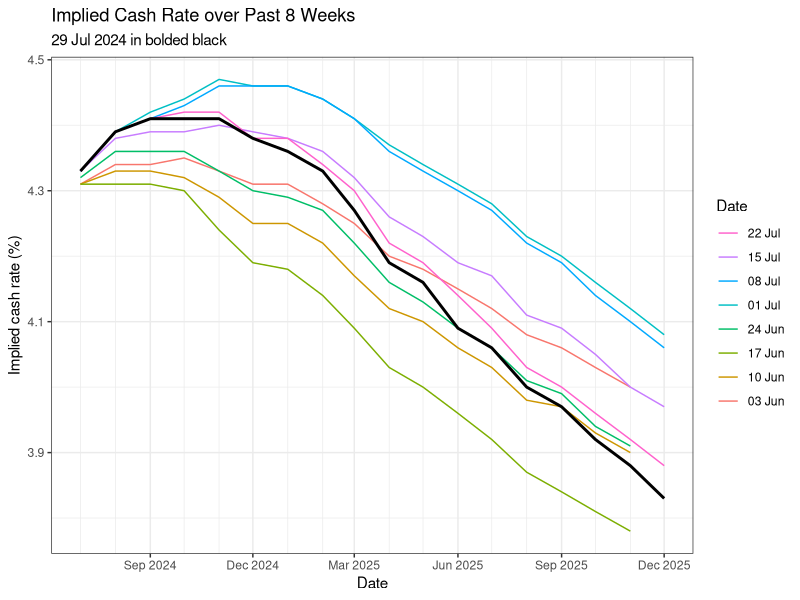
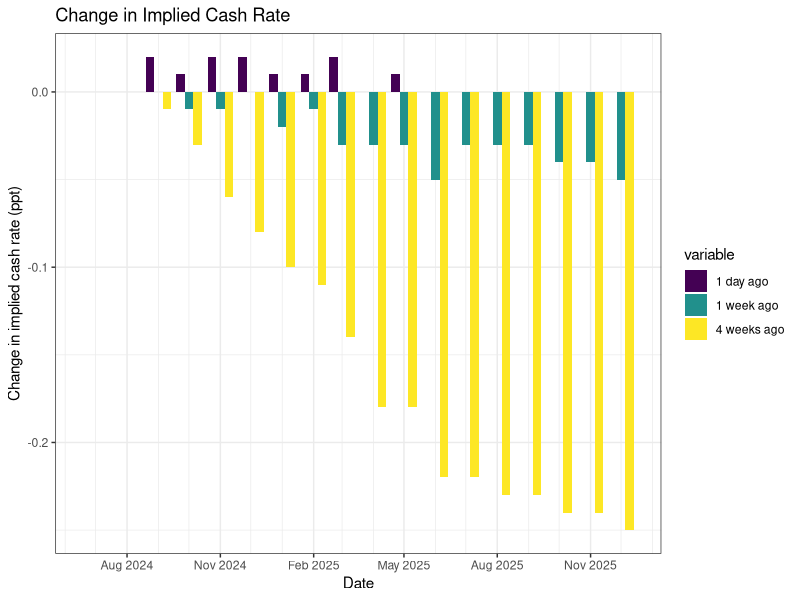

Here is the R script that generated these plots, in order:
## ---- chunk 1
knitr::opts_chunk$set(
  collapse = TRUE,
  comment = "#>",
  fig.path = "man/figures/README-",
  out.width = "100%"
)

library(data.table)
library(ggplot2)
## ---- chunk 2
all_data <- fread("combined-data/all_data.csv")

# We can't graph all the days because it is far too messy now
# So grab a weekly sequence of data
past_seq <- seq.Date(max(all_data$scrape_date) - 7*8, max(all_data$scrape_date) - 1, by = "1 week")

ggplot() +
  geom_line(aes(x = date, y = cash_rate, colour = factor(scrape_date)), data = all_data[scrape_date %in% past_seq]) +
  geom_line(aes(x = date, y = cash_rate), colour = "black", size = 1, data = all_data[scrape_date == max(scrape_date)]) +
  labs(
    title = "Implied Cash Rate over Past 8 Weeks", 
    subtitle = paste0(format(max(all_data$scrape_date), "%d %b %Y"), " in bolded black"),
    x = "Date", y = "Implied cash rate (%)", colour = "Date") +
  scale_x_date(date_labels = "%b %Y", date_breaks = "3 months", date_minor_breaks = "1 month") +
  scale_colour_discrete(labels = function(x) format(as.Date(x), "%d %b"), guide = guide_legend(reverse = TRUE)) +
  theme_bw()

## ---- chunk 3
# Graph the change in the implied cash rate between the past 2 days, past week and past 4 weeks

change_data <- all_data[scrape_date %in% c(max(scrape_date), max(scrape_date) - 1, max(scrape_date) - 7, max(scrape_date) - 28)]

change_data <- dcast(change_data, date ~ scrape_date, value.var = "cash_rate")
setnames(change_data, new = c("date", "4 weeks ago", "1 week ago", "1 day ago", "today"))
cols <- c("4 weeks ago", "1 week ago", "1 day ago")
change_data[, (cols) := lapply(.SD, function(x) today - x), .SDcols = cols]
change_data[, today := NULL]
change_data <- melt(change_data, id.vars = "date")
change_data[, variable := ordered(variable, c("1 day ago", "1 week ago", "4 weeks ago"))]

ggplot(change_data, aes(x = date, y = value, fill = variable)) +
  geom_col(position = "dodge") +
  labs(title = "Change in Implied Cash Rate",
       x = "Date", y = "Change in implied cash rate (ppt)") +
  scale_x_date(date_labels = "%b %Y", date_breaks = "3 months", date_minor_breaks = "1 month") +
  theme_bw()
